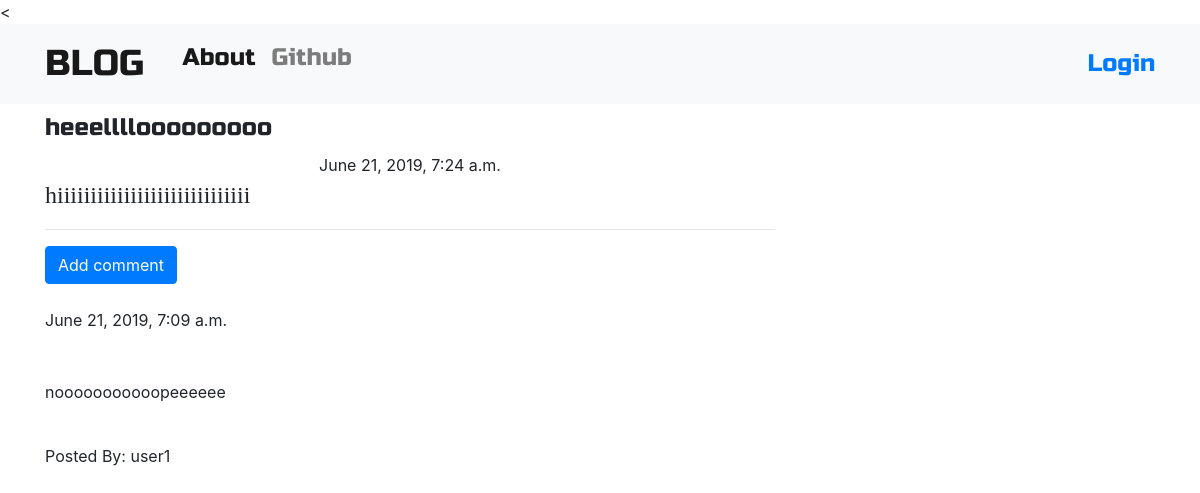
The app's page /post/18/ with its own data.
### blog/models.py (models this page shows, shortened)
class Post(models.Model):
    author = models.ForeignKey('auth.user', on_delete=models.CASCADE)
    title = models.CharField(max_length=200)
    text = models.TextField(max_length=200)
    created_date = models.DateTimeField(default=timezone.now())
    published_date = models.DateTimeField(blank=True,null=True)

class Comment(models.Model):
    post = models.ForeignKey('blog.post',on_delete=models.CASCADE, related_name='comments')
    author = models.CharField(max_length=200)
    text = models.TextField()
    created_date = models.DateTimeField(default=timezone.now())
    approved_comment = models.BooleanField(default=False)

### blog/views.py (the view)
# urls.py: path("post/<int:pk>/",  views.PostDetailView.as_view(), name="post_detail"),
class PostDetailView(DetailView):
    model = Post

### blog/templates/blog/post_detail.html (shortened to what this page needs)
{% extends "blog/base.html" %}
{% block content%}
<div>
<h1 class="loader techfont">{{ post.title }}</h1>
{% if post.published_date %}
<div class="date postdate">
    {{ post.published_date }}
</div>
{% else %}
    <a class="btn btn-default" href="{% url 'post_publish' pk=post.pk %}"> Publish</a>
{% endif %}
    <p class="postcontent" >{{post.text|safe|linebreaksbr}}</p>
<hr>
<a class="btn btn-primary" href="{% url 'add_comment_to_post' pk=post.pk %}">Add comment</a><br><br>
<div>
{% for comment in post.comments.all %}
{% if user.is_authenticated or comment.approved_comment %}
{{ comment.created_date }} <br><br><br>
<p>{{ comment.text|safe|linebreaksbr}}</p><br>
<p>Posted By: {{ comment.author }}</p><br>
{% endif %}
{% empty %}
<br><br>
<p>No Commments!</p>
{% endfor %}
</div>
</div>
{% endblock %}

### blog/static/css/blog.css (style rules this page uses)
.techfont { font-family: 'Russo One', sans-serif; font-size: 1.5em; margin-bottom: 10px; }
.postdate { text-align: center; }
.postcontent { font-family: 'Montserrat'; font-size: 1.5em; }
.loader { filter: hue-rotate(0deg); color: linear-gradient(45deg, rgba(8, 231, 127, 0.404), rgb(8, 130, 236)); animation: hue 5000ms infinite linear; }

### records on screen
Post: title "heeellllooooooooo", published_date "June 21, 2019, 7:24 a.m.", text "hiiiiiiiiiiiiiiiiiiiiiiiiiiiii"
Comment: created_date "June 21, 2019, 7:09 a.m.", text "nooooooooooopeeeeee", author "user1"
